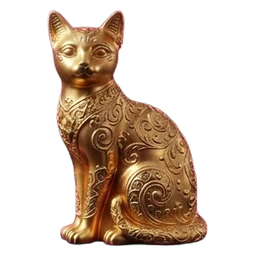
#> input picture docs/img/au_cat.webp, 256 x 256 px, given in place of hockey_table.png, which was not available
$ python export.py
#> lines starting #> are read from the running program, lines starting #| are printed output that depends on the picture; after the words box and inside, x2 and y2 are one past the last pixel; in counts of white or black regions, pixels touching at a corner belong together
# レンダー原本(blender/out/*.png)を、ゲーム用の軽い WebP にして docs/img へ書き出す
# メニュー用アイコンもここで合成する。  使い方: python blender/export.py
import os, glob
from PIL import Image, ImageFilter

ROOT = os.path.dirname(os.path.dirname(os.path.abspath(__file__)))
SRC = os.path.join(ROOT, 'blender', 'out')
DST = os.path.join(ROOT, 'docs', 'img')
os.makedirs(DST, exist_ok=True)

# 表示サイズに対して大きすぎる原本は縮める(長辺の上限)
LIMIT = {'chara_fire_full': 960, 'chara_water_full': 960, 'chara_grass_full': 960, 'hockey_table': 1080, 'escape_door': 900, 'sea_water_mine': 640, 'sea_water_enemy': 640, 'pg_table': 1080, 'pt_floor': 900}


def save(im, name, q=86):
    p = os.path.join(DST, name + '.webp')
    im.save(p, 'WEBP', quality=q, method=6)
    return os.path.getsize(p)


def load(name):
#> called with name = 'hockey_table'
    return Image.open(os.path.join(SRC, name + '.png')).convert('RGBA')
#> returned value is the input picture: PIL image 256x256 RGBA; mean R, G, B, A 56, 39.7, 25, 88.6
#> in table_crop, `t = load('hockey_table').resize((360, 640), Image.LANCZOS)`:
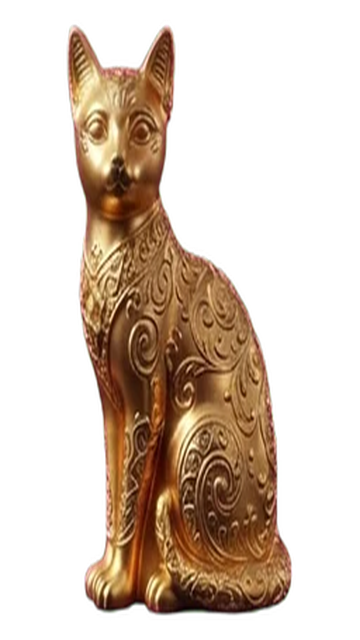
#> t: PIL image 360x640 RGBA; mean R, G, B, A 52.2, 35.8, 21.8, 88.6; transparent parts drawn white
#> in table_crop, `t = t.crop((40, 360, 320, 640)).resize((150, 150), Image.LANCZOS)`:
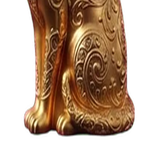
#> t: PIL image 150x150 RGBA; mean R, G, B, A 79.2, 51.6, 29.7, 144.6; transparent parts drawn white
#> in table_crop, `m = Image.new('L', t.size, 0)`: m: PIL image 150x150 L; every value is 0
#> in table_crop, `ImageDraw.Draw(m).rounded_rectangle((0, 0, 149, 149), 26, fill=255)`:
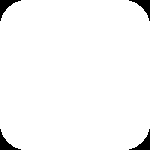
#> m: PIL image 150x150 L; 97.3% white; 4 black regions, box (x1, y1, x2, y2) and area: (0, 0, 21, 21) 150, (129, 0, 150, 21) 150, (0, 129, 21, 150) 150, (129, 129, 150, 150) 150
#> in table_crop, `t.putalpha(m)`:
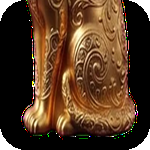
#> t: PIL image 150x150 RGBA; mean R, G, B, A 79.2, 51.6, 29.7, 248.2; transparent parts drawn white


total = 0
for path in sorted(glob.glob(os.path.join(SRC, '*.png'))):
    name = os.path.splitext(os.path.basename(path))[0]
    im = Image.open(path)
    im = im.convert('RGBA') if im.mode in ('RGBA', 'LA', 'P') else im.convert('RGB')
    if name.startswith('card_'):         # カードの絵は余白を切って大きく見せる
        x0, y0, x1, y1 = im.getchannel('A').point(lambda v: 255 if v > 24 else 0).getbbox()
        side = max(x1 - x0, y1 - y0); pad = int(side * 0.04); cx, cy = (x0 + x1) // 2, (y0 + y1) // 2
        h = side // 2 + pad
        im = im.crop((cx - h, cy - h, cx + h, cy + h)).resize((256, 256), Image.LANCZOS)   # はみ出た分は透明になる
    lim = LIMIT.get(name)
    if lim and max(im.size) > lim:
        im.thumbnail((lim, lim), Image.LANCZOS)
    total += save(im, name, 84 if im.mode == 'RGB' else 88)


# --- メニューのアイコン(160x160、レンダー素材を組み合わせる) ---
def icon(name, layers, bg=None):
#> called with name = 'hockey'
    c = Image.new('RGBA', (160, 160), (0, 0, 0, 0))
#> c: PIL image 160x160 RGBA; every value is 0
    for src, size, pos, rot in layers:
        im = load(src) if isinstance(src, str) else src
        if rot:
            im = im.rotate(rot, Image.BICUBIC, expand=True)
        im.thumbnail((size, size), Image.LANCZOS)
        # 影
        sh = Image.new('RGBA', im.size, (0, 0, 0, 0)); sh.putalpha(im.getchannel('A').point(lambda a: int(a * 0.45)))
#> after `sh = Image.new('RGBA', im.size, (0, 0, 0, 0))`: sh: PIL image 150x150 RGBA; every value is 0
        sh = sh.filter(ImageFilter.GaussianBlur(4))
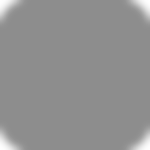
#> sh: PIL image 150x150 RGBA; mean R, G, B, A 0, 0, 0, 110.8; transparent parts drawn white
        x, y = pos[0] - im.width // 2, pos[1] - im.height // 2
#> x = 5; y = 5
        c.alpha_composite(sh, (x + 3, y + 5)); c.alpha_composite(im, (x, y))
#> after `c.alpha_composite(sh, (x + 3, y + 5))`:
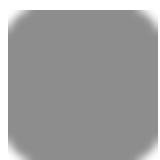
#> c: PIL image 160x160 RGBA; mean R, G, B, A 0, 0, 0, 97.4; transparent parts drawn white
#> after `c.alpha_composite(im, (x, y))`:
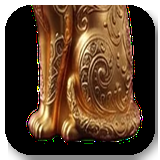
#> c: PIL image 160x160 RGBA; mean R, G, B, A 69.6, 45.3, 26.1, 223.1; transparent parts drawn white
#> pass 2 of the loop in icon, `for src, size, pos, rot in layers:`:
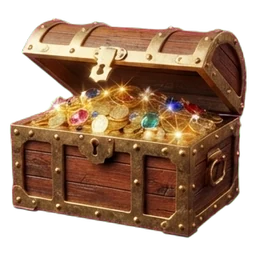
#> input picture docs/img/au_chest.webp, 256 x 256 px, given in place of hockey_mallet_pink.png, which was not available
#> in load, returned value is the input picture: PIL image 256x256 RGBA; mean R, G, B, A 89.4, 62.9, 40.8, 160.8
#> in icon, `sh = sh.filter(ImageFilter.GaussianBlur(4))`:
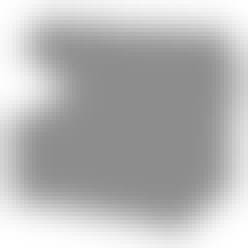
#> sh: PIL image 62x62 RGBA (shown 4 times larger); mean R, G, B, A 0, 0, 0, 71.3; transparent parts drawn white
#> x = 73; y = 21
#> in icon, `c.alpha_composite(im, (x, y))`:
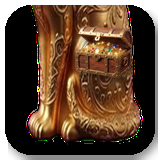
#> c: PIL image 160x160 RGBA; mean R, G, B, A 66.9, 42.9, 24.8, 223.1; transparent parts drawn white
    return save(c, 'icon_' + name, 90)


def card_face(el):
    """キャラの顔を角丸のカード形に切りぬく(メニューのアイコン用)"""
    from PIL import ImageDraw
    im = load('chara_' + el).crop((40, 0, 280, 300)).resize((96, 120), Image.LANCZOS)
    bg = Image.new('RGBA', im.size, {'fire': (120, 30, 10, 255), 'water': (20, 60, 140, 255), 'grass': (30, 100, 40, 255)}[el])
    bg.alpha_composite(im)
    m = Image.new('L', im.size, 0); ImageDraw.Draw(m).rounded_rectangle((0, 0, 95, 119), 12, fill=255)
    out = Image.new('RGBA', (100, 124), (0, 0, 0, 0))
    border = Image.new('RGBA', (100, 124), (0, 0, 0, 0)); ImageDraw.Draw(border).rounded_rectangle((0, 0, 99, 123), 14, fill=(255, 255, 255, 255))
    out.alpha_composite(border); bg.putalpha(m); out.alpha_composite(bg, (2, 2))
    return out


def table_crop():
    t = load('hockey_table').resize((360, 640), Image.LANCZOS)
    t = t.crop((40, 360, 320, 640)).resize((150, 150), Image.LANCZOS)
    m = Image.new('L', t.size, 0)
    from PIL import ImageDraw
    ImageDraw.Draw(m).rounded_rectangle((0, 0, 149, 149), 26, fill=255)
    t.putalpha(m)
    return t


#> (the run stopped early here; a loop or call above may not have finished)
